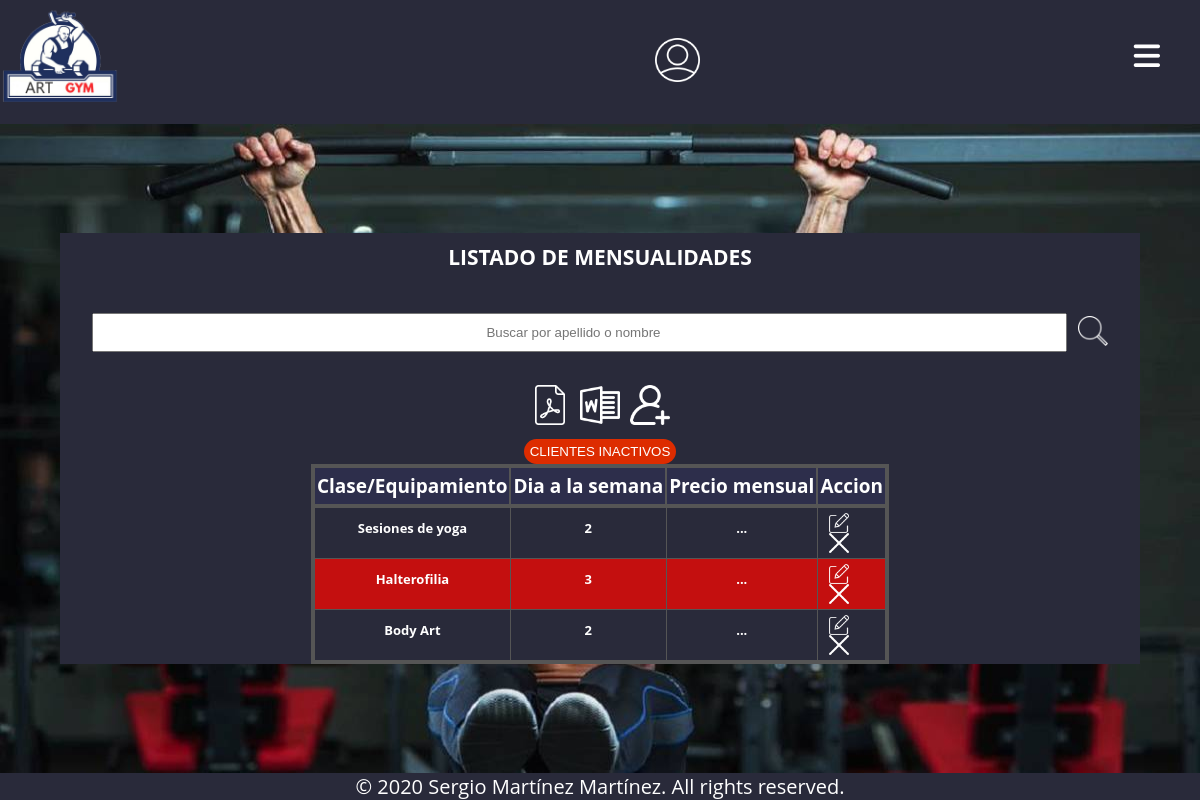
Page /mensualidades/verMensualidades.php on the committed database.
### tables this page shows
CREATE TABLE `mensualidades` (
  `CodigoMensualidad` int(11) NOT NULL,
  `Nombre` varchar(50) NOT NULL,
  `DiasSemanas` int(11) NOT NULL,
  `Precio` int(11) NOT NULL,
  `Anio` int(4) NOT NULL
);

### BBDD/mensualidadesBBDD.php (the view, shortened to what this page needs)
<?php
function verMensualidades()
{
    $conexion = conectarUsuarios();
    $select_mensualidades = "SELECT * from mensualidades";
    $resultado = $conexion->query($select_mensualidades);
    $contador = 0;
    while ($fila = $resultado->fetch_array()) {
        $contador++;
?>
<div class="divTableRow">
            <div class="divTableCelda"><?php echo "${fila['Nombre']}"; ?></div>
            <div class="divTableCelda"><?php echo "${fila['DiasSemanas']}"; ?></div>
            <div class="divTableCelda">
                <label for="eChkUsuario<?php echo $contador ?>" class="tresbotones">...</label>
            </div>
            <div class="divTableCelda">
                <div class="boton">
                    <form class="a-ocultar" name="editar" action="modificarMensualidad.php" method="POST">
                        <button type="submit" name="ediar_cliente"><img src="../imagenes/editar.png" alt=""></button>
                    </form>
                    <form class="a-ocultar" action="<?php echo $_SERVER["PHP_SELF"]  ?>" method="POST">
                        <button type="submit" name="borrar"><img src="../imagenes/delete.png" alt=""></button>
                    </form>
                </div>
            </div>
        </div>
<?php
    };
}
?>

### css/estilos_xs.css (style rules this page uses)
:root { font-family: 'Open Sans', sans-serif; font-size: 14px; --color-oscuro: #292A3A; }
* { margin: 0; padding: 0; box-sizing: border-box; }
body { min-height: 100vh; height: 100vh; width: 100vw; display: grid; grid-template-areas: "header header" "main main" "footer footer"; grid-template-columns: auto 1fr auto; grid-template-rows: auto 1fr auto; }
html { min-height: 100%; }
.divTableRow { display: table-row; }
.divTableCelda, .divTableCabeza { display: table-cell; }
.divTable.cliente .divTableCelda, .divTable.cliente .divTableCabeza { border: 1px solid #555555; padding: 5px 2px; }
.divTable.cliente .divTableBody .divTableCelda { font-size: 13px; font-weight: bold; color: #FFFFFF; }
.divTable.cliente .divTableRow:nth-child(even) { background: rgb(196, 15, 15); }
.boton form button { background-color: var(--color-oscuro); border: 0; margin-right: 9px; margin-left: 9px; width: 0; display: flex; flex-flow: row; }
.boton form button img { width: 20px; }

### css/estilos_sm.css (style rules this page uses)
.boton form button { display: flex; flex-flow: row; }
.boton form button img { width: 20px; }

### css/estilos_md.css (style rules this page uses)
.boton form button { display: flex; flex-flow: column; }
.boton form button img { width: 20px; }

### css/estilos_lg.css (style rules this page uses)
.divTableCelda, .divTableCabeza { display: table-cell; width: 30%; }
.divTable.cliente .divTableBody .divTableCelda { font-size: 13px; font-weight: bold; color: #FFFFFF; padding: 20px; }
.divTableCelda label { display: none; }
.boton { display: flex; }
.boton form button { background-color: var(--color-oscuro); border: 0; margin-right: 15px; margin-left: 15px; width: 0%; display: flex; flex-flow: column; }
.boton form button img { width: 25px; }

### rows in the picture
mensualidades: Nombre "Sesiones de yoga", DiasSemanas "2"
mensualidades: Nombre "Halterofilia", DiasSemanas "3"
mensualidades: Nombre "Body Art", DiasSemanas "2"
